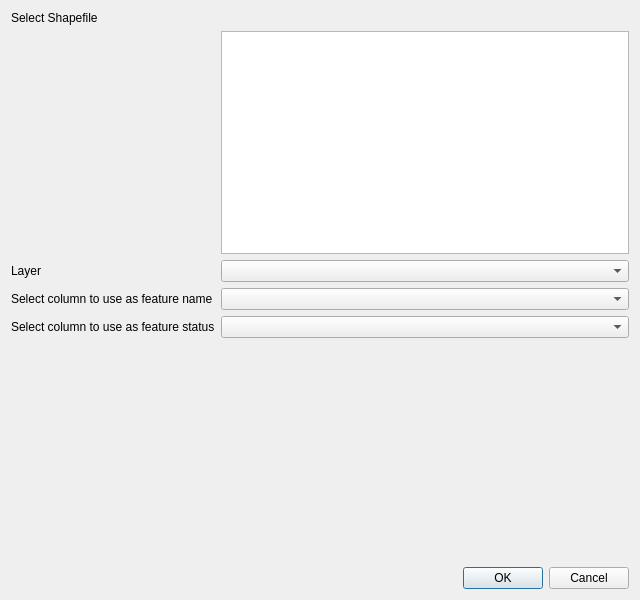
<?xml version="1.0" encoding="UTF-8"?>
<ui version="4.0">
 <class>AddConstraintDlg</class>
 <widget class="QDialog" name="AddConstraintDlg">
  <property name="geometry">
   <rect>
    <x>0</x>
    <y>0</y>
    <width>640</width>
    <height>600</height>
   </rect>
  </property>
  <property name="windowTitle">
   <string>Add Constraint</string>
  </property>
  <layout class="QGridLayout" name="gridLayout">
   <item row="6" column="0">
    <spacer name="verticalSpacer">
     <property name="orientation">
      <enum>Qt::Vertical</enum>
     </property>
     <property name="sizeHint" stdset="0">
      <size>
       <width>20</width>
       <height>40</height>
      </size>
     </property>
    </spacer>
   </item>
   <item row="3" column="1" colspan="2">
    <widget class="QComboBox" name="DevelopmentConstraintCB"/>
   </item>
   <item row="0" column="1" colspan="2">
    <widget class="QgsFileWidget" name="SelectShapefileQgsFileWidget"/>
   </item>
   <item row="5" column="1" colspan="2">
    <widget class="QComboBox" name="FeatureStatusCB">
     <property name="placeholderText">
      <string>Optional</string>
     </property>
    </widget>
   </item>
   <item row="1" column="1" colspan="2">
    <widget class="QTextEdit" name="ShapefileInfoTE">
     <property name="readOnly">
      <bool>true</bool>
     </property>
    </widget>
   </item>
   <item row="4" column="1" colspan="2">
    <widget class="QComboBox" name="FeatureNameCB"/>
   </item>
   <item row="0" column="0">
    <widget class="QLabel" name="label_14">
     <property name="text">
      <string>Select Shapefile</string>
     </property>
    </widget>
   </item>
   <item row="4" column="0">
    <widget class="QLabel" name="label_15">
     <property name="text">
      <string>Select column to use as feature name</string>
     </property>
    </widget>
   </item>
   <item row="3" column="0">
    <widget class="QLabel" name="label_2">
     <property name="text">
      <string>Layer</string>
     </property>
    </widget>
   </item>
   <item row="5" column="0">
    <widget class="QLabel" name="label_16">
     <property name="text">
      <string>Select column to use as feature status</string>
     </property>
    </widget>
   </item>
   <item row="7" column="0" colspan="3">
    <widget class="QDialogButtonBox" name="buttonBox">
     <property name="orientation">
      <enum>Qt::Horizontal</enum>
     </property>
     <property name="standardButtons">
      <set>QDialogButtonBox::Cancel|QDialogButtonBox::Ok</set>
     </property>
    </widget>
   </item>
  </layout>
 </widget>
 <customwidgets>
  <customwidget>
   <class>QgsFileWidget</class>
   <extends>QWidget</extends>
   <header>qgsfilewidget.h</header>
  </customwidget>
 </customwidgets>
 <resources/>
 <connections>
  <connection>
   <sender>buttonBox</sender>
   <signal>accepted()</signal>
   <receiver>AddConstraintDlg</receiver>
   <slot>accept()</slot>
   <hints>
    <hint type="sourcelabel">
     <x>248</x>
     <y>254</y>
    </hint>
    <hint type="destinationlabel">
     <x>157</x>
     <y>274</y>
    </hint>
   </hints>
  </connection>
  <connection>
   <sender>buttonBox</sender>
   <signal>rejected()</signal>
   <receiver>AddConstraintDlg</receiver>
   <slot>reject()</slot>
   <hints>
    <hint type="sourcelabel">
     <x>316</x>
     <y>260</y>
    </hint>
    <hint type="destinationlabel">
     <x>286</x>
     <y>274</y>
    </hint>
   </hints>
  </connection>
 </connections>
</ui>
